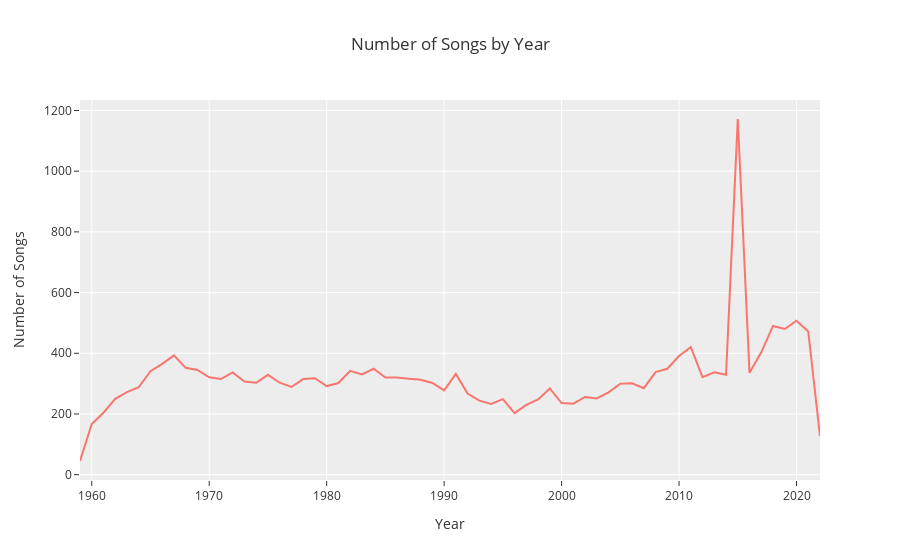

Write notebook code for a chart like this one.
### Code cell
fig = px.line(songs_by_year, x='year', y='song_count', 
              title='Number of Songs by Year',
              labels={'year': 'Year', 'song_count': 'Number of Songs'},
              template='ggplot2')  

fig.show()

### Figure 1 — Plotly figure (JSON) as saved in the notebook; plotly's stock layout.template omitted (floating-point values rounded to 4 significant figures)
{"data": [{"hovertemplate": "Year=%{x}<br>Number of Songs=%{y}<extra></extra>", "legendgroup": "", "line": {"color": "#F8766D", "dash": "solid"}, "marker": {"symbol": "circle"}, "mode": "lines", "name": "", "orientation": "v", "showlegend": false, "type": "scatter", "x": [1959, 1960, 1961, 1962, 1963, 1964, 1965, 1966, 1967, 1968, 1969, 1970, 1971, 1972, 1973, 1974, 1975, 1976, 1977, 1978, 1979, 1980, 1981, 1982, 1983, 1984, 1985, 1986, 1987, 1988, 1989, 1990, 1991, 1992, 1993, 1994, 1995, 1996, 1997, 1998, 1999, 2000, 2001, 2002, 2003, 2004, 2005, 2006, 2007, 2008, 2009, 2010, 2011, 2012, 2013, 2014, 2015, 2016, 2017, 2018, 2019, 2020, 2021, 2022], "xaxis": "x", "y": [45, 167, 204, 250, 272, 288, 341, 365, 393, 352, 345, 321, 315, 337, 307, 303, 329, 303, 289, 315, 318, 292, 302, 342, 330, 349, 320, 320, 316, 313, 302, 278, 332, 267, 244, 233, 249, 203, 230, 248, 284, 236, 234, 256, 251, 271, 300, 301, 285, 338, 349, 391, 420, 321, 337, 329, 1172, 336, 403, 490, 480, 507, 472, 127], "yaxis": "y"}], "layout": {"legend": {"tracegroupgap": 0}, "title": {"text": "Number of Songs by Year"}, "xaxis": {"anchor": "y", "domain": [0, 1], "title": {"text": "Year"}}, "yaxis": {"anchor": "x", "domain": [0, 1], "title": {"text": "Number of Songs"}}}}
